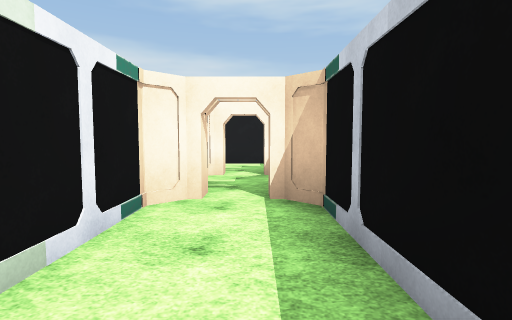
view 1 (above)

24 first-person views from a walk through a 3-D level made in the Unity game engine. The camera is 1.5 m above the floor, tilts 4° down and sees 80° across. The floor is counted in squares, 2 m on a side. Each view is taken from the middle of a square. On the plan, view 1 faces up. The plan holds only what a view shows up to about 10 squares ahead; the rest is blank. The place goes on beyond the plan. Door leaves are left out, so doorways stand open. Some surface patterns are stand-ins.

view 2
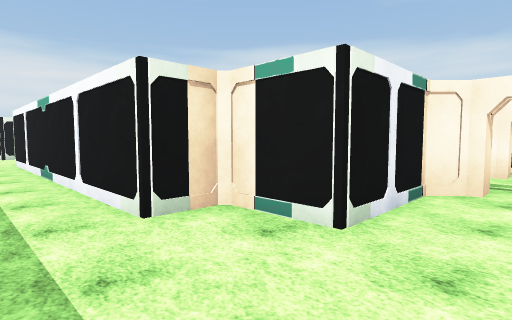

view 3
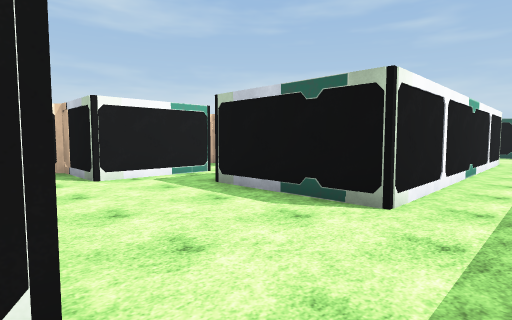

view 4
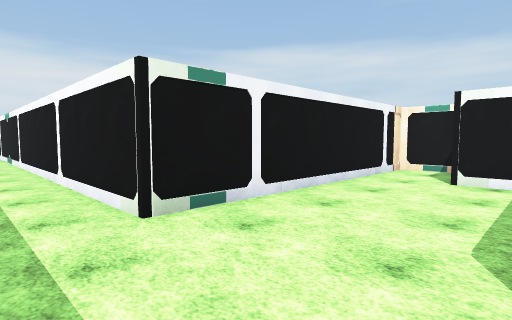

view 5
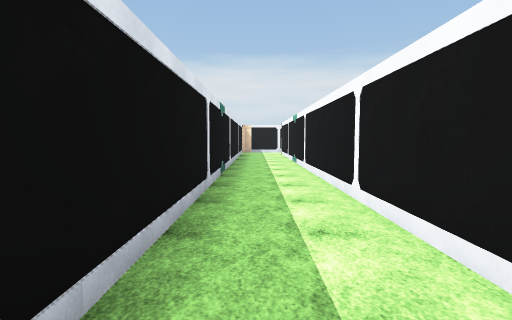

view 6
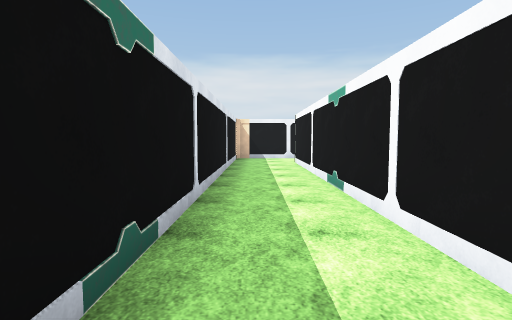

view 7
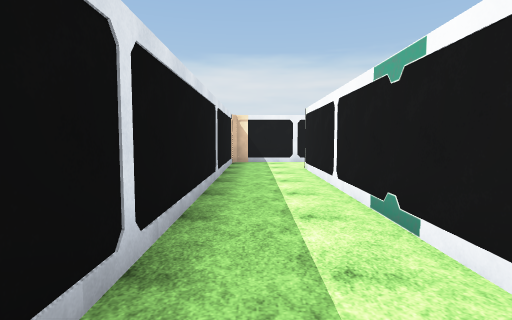

view 8
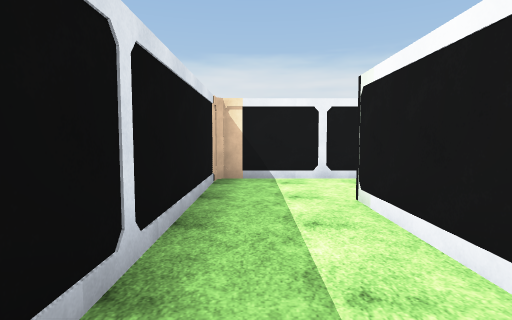

view 9
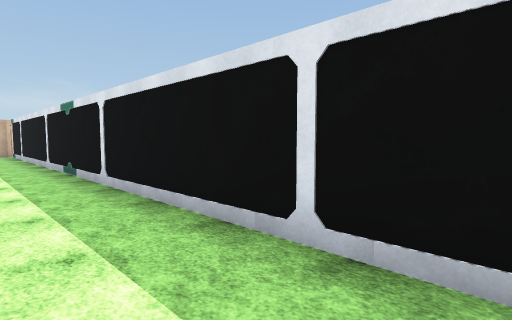

view 10
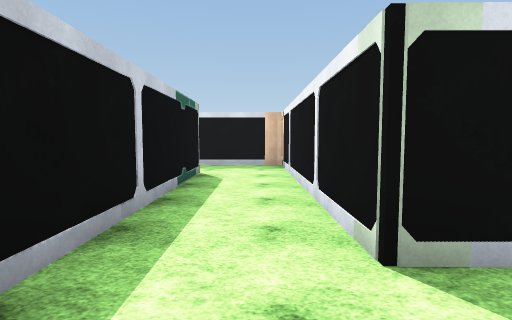

view 11
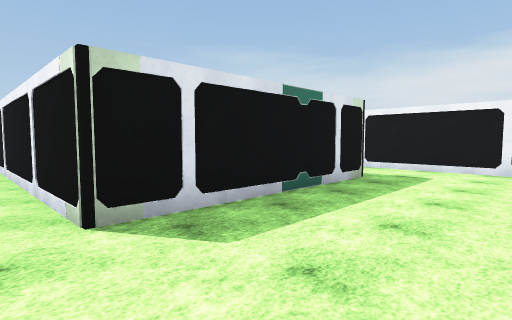

view 12
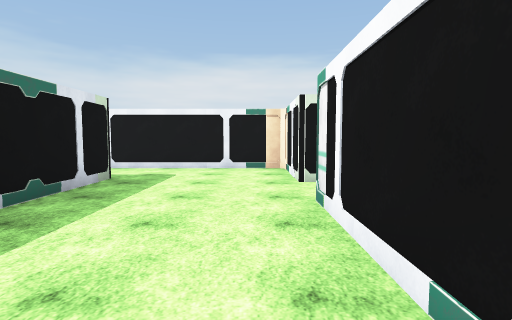

view 13
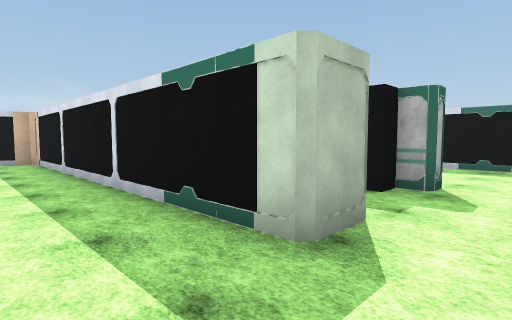

view 14
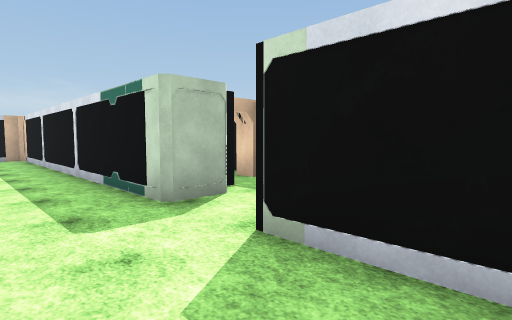

view 15
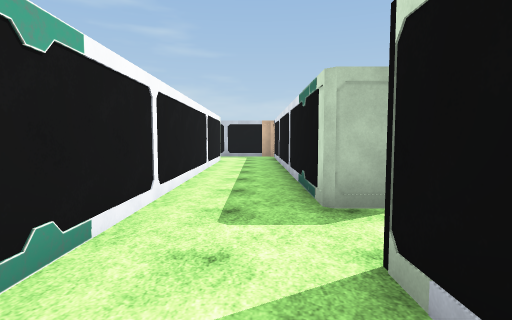

view 16
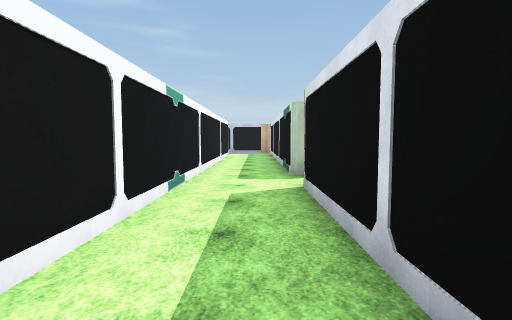

view 17
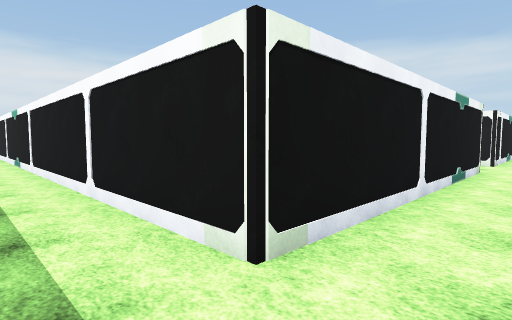

view 18
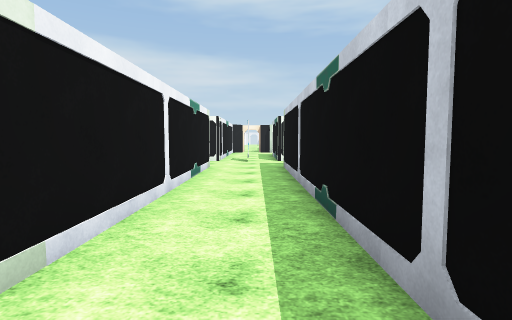

view 19
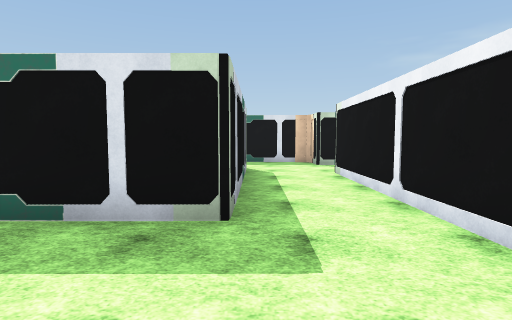

view 20
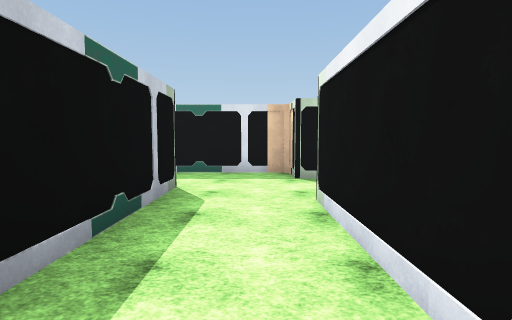

view 21
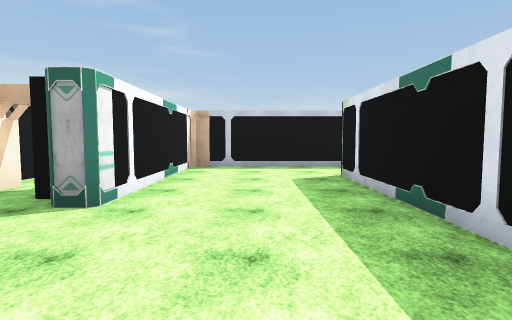

view 22
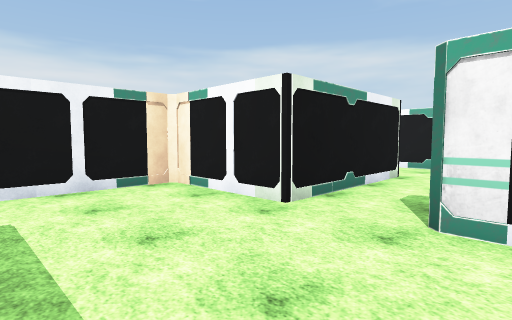

view 23
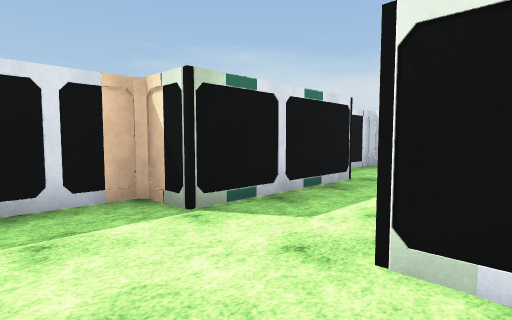

view 24
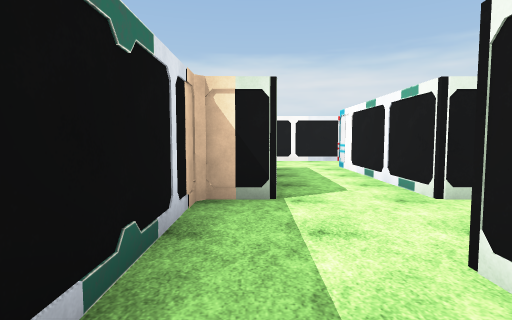

### Floor plan
Key: @ floor where view 1 was taken; # wall or solid block; . floor; D open door; B block; O other object.
Columns run from 39 left of view 1 to 1 right of it. Each row starts with its distance up from view 1.
 20              #..#
 19              #..#
 18              #..#
 17              #..#
 16              #..#
 15   ########### ..#
 14  .............O.#
 13 ................#
 12  ### OO#########O
 11     #.OBB
 10     #..DD                             ##
  9   O# OO####O                          ..
  8   #........#                          ..
  7   #........#             O#O          OD
  6   #........#             #.#          BD
  5   #.O####O.#             #.O O         .
  4   #..#  ##.#             #....        BD#
  3   #..#   #.#             #..O#       #..#
  2 ## ..#   #.#              ...#        ..#
  1 ..O..#   #..##############...#######O.O.#
  0 ....O.   #.O.............O..OO.........@
 -1 ##O....  #..............................
 -2   O###   O###########################

Positions as (right, up) in squares from view 1, and headings:
1: (0, 0), facing up
2: (0, -1), facing up-left
3: (-14, -1), facing up-right
4: (-11, -1), facing up-left
5: (-13, -1), facing left
6: (-18, -1), facing left
7: (-20, -1), facing left
8: (-24, -1), facing left
9: (-15, 0), facing down-right
10: (-29, 7), facing down
11: (-29, 8), facing down-left
12: (-29, 8), facing left
13: (-34, 14), facing down-right
14: (-36, 14), facing down-right
15: (-36, 13), facing right
16: (-39, 13), facing right
17: (-24, 13), facing up-left
18: (-24, 13), facing up
19: (-35, 8), facing down
20: (-36, 5), facing down
21: (-36, 7), facing right
22: (-32, 6), facing up-left
23: (-35, 2), facing down-left
24: (-33, -1), facing left
